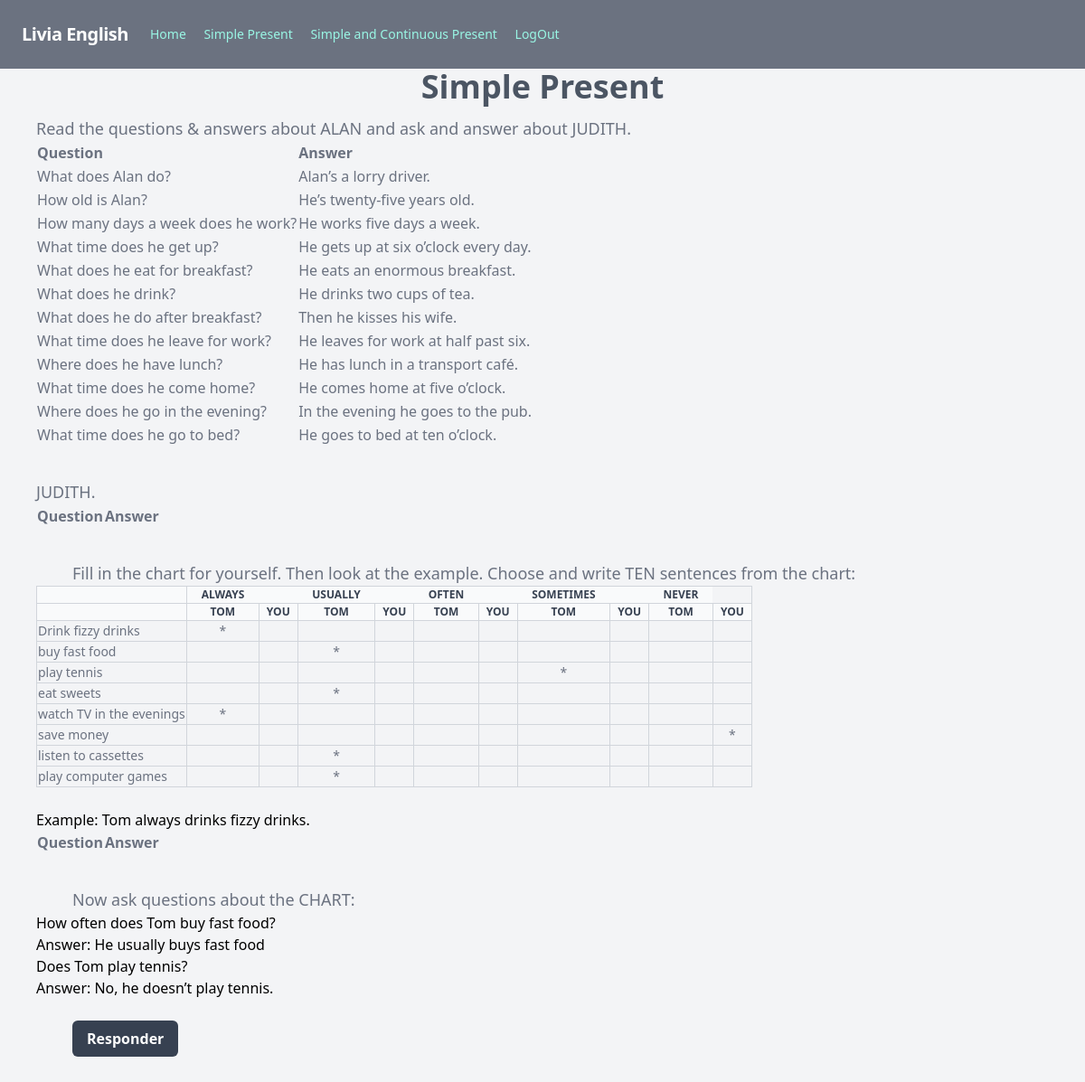
Before: /simplepresent/ with the older database file.
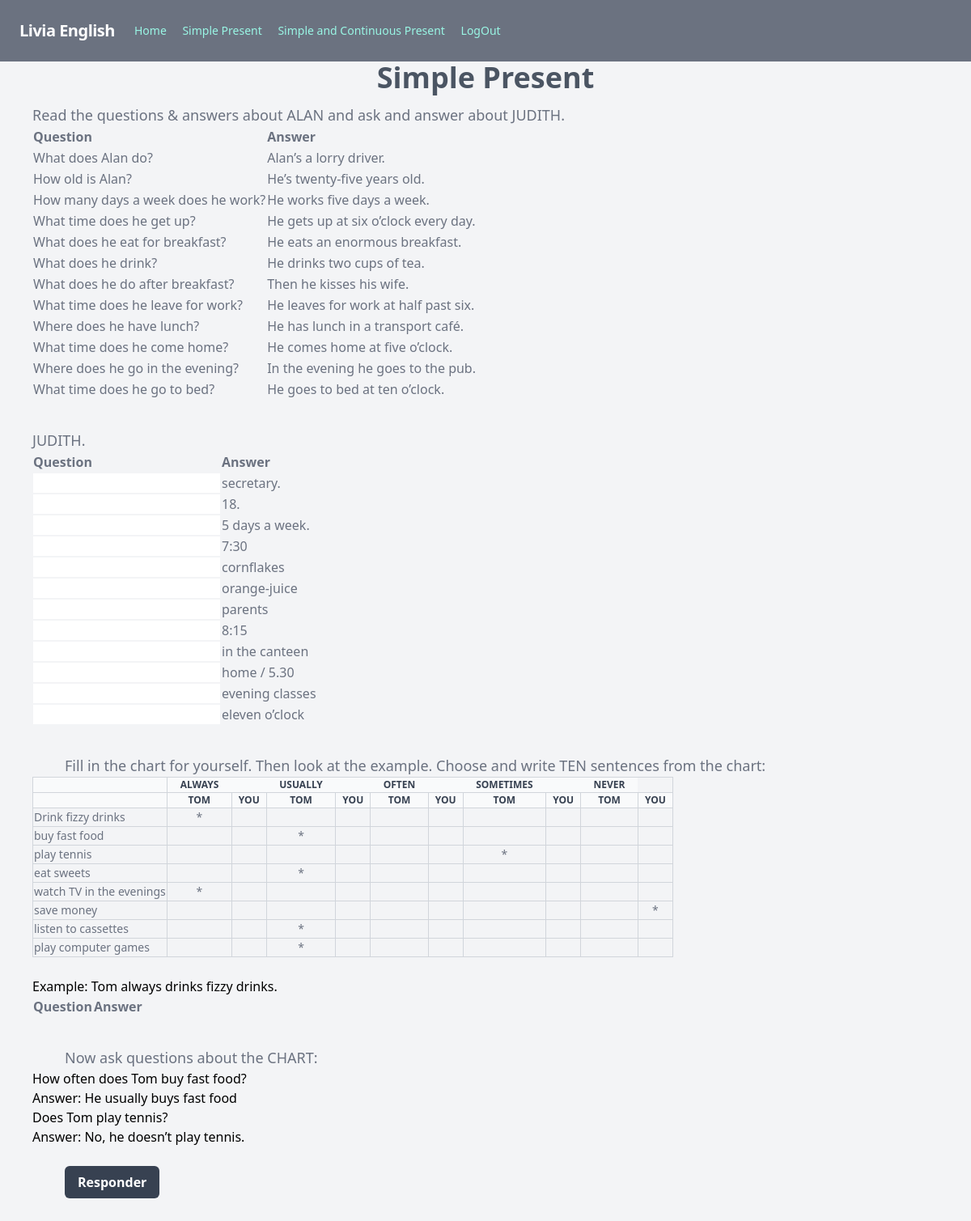
After: the same page with the newer database file.
### simuladosingles/models.py (models this page shows)
class FillInBlank_by_topic(models.Model):
    assunto=models.CharField(max_length=500)
    pergunta = models.CharField(max_length=5000)
    resposta = models.CharField(max_length=5000)

### simuladosingles/views.py (the view)
# urls.py: path('simplepresent/',views.simplepresent, name='simplepresent'),
def simplepresent(request):
    question_list = FillInBlank_by_topic.objects.filter(assunto="simplepresent").order_by("id")
    question_list_table= FillInBlank_by_topic.objects.filter(assunto="simplepresenttable").order_by("id")
    question_list_q3= FillInBlank_by_topic.objects.filter(assunto="simplepresentQ3").order_by("id")
    context = {
        "question_list": question_list,
        "question_list_table": question_list_table,
        "question_list_q3": question_list_q3,
    }
    return render(request, 'simplepresent.html',context)

### templates/simplepresent.html (shortened to what the changed rows need)
{% extends 'home.html' %}
{% block content %}
<h1 class="block text-center px-10 text-2xl font-bold text-gray-600 sm:text-4xl">Simple Present</h1>
<div class="px-10">
<table class="w-600 text-l text-left rtl:text-right text-gray-500 dark:text-gray-400">
  <tr >
    <th>Question</th>
    <th>Answer</th>
  </tr>
</table>
</div>
  <br/>
<form class="px-10"  action="{% url 'resultsimplepresent' %}" method="get" class="form-polls">
  <table class="w-600 text-l text-left rtl:text-right text-gray-500 dark:text-gray-400">
    <tr>
      <th>Question</th>
      <th>Answer</th>
    </tr>
    {% for question in question_list %}
    <tr>
      <td><input type="text"  name='{{question.id}}'   /></td>
      <td><label for={{question.id}}>{{ question.pergunta }}</label></td>
    </tr>
      {% endfor %}
  </table>
  <br/>
<table class="w-600 text-sm text-left rtl:text-right text-gray-500 dark:text-gray-400">
  <thead class="text-xs  text-gray-700 uppercase bg-gray-50 dark:bg-gray-700 dark:text-gray-400">
  <tr class="table-auto border-collapse border border-gray-300">
  <th class="table-auto border-collapse border border-gray-300"></th>
  <th class="table-auto px-4 text-center border-collapse border-left border-top border-bottom border-gray-300">Always</th>
  <th  ></th>
  <th class="table-auto px-4 text-center border-collapse border-left border-top border-bottom border-gray-300">Usually</th>
  <th ></th>
  <th class="table-auto px-4 text-center border-collapse border-left border-top border-bottom border-gray-300">Often</th>
  <th ></th>
  <th class="table-auto px-4 text-center border-collapse border-left border-top border-bottom border-gray-300">Sometimes</th>
  <th ></th>
  <th class="table-auto px-4 text-center border-collapse border-left border-top border-bottom border-gray-300">Never</th>
  </tr>
  <tr class="table-auto text-center border-collapse border border-gray-300">
  <th class="table-auto text-center border-collapse border border-gray-300"></th>
  <th class="table-auto px-2 text-center border-collapse border border-gray-300">Tom</th>
  <th class="table-auto px-2 text-center border-collapse border border-gray-300">You</th>
  <th class="table-auto px-2 text-center border-collapse border border-gray-300">Tom</th>
  <th class="table-auto px-2 text-center border-collapse border border-gray-300">You</th>
  <th class="table-auto px-2 text-center border-collapse border border-gray-300">Tom</th>
  <th class="table-auto px-2 text-center border-collapse border border-gray-300">You</th>
  <th class="table-auto px-2 text-center border-collapse border border-gray-300">Tom</th>
  <th class="table-auto px-2 text-center border-collapse border border-gray-300">You</th>
  <th class="table-auto px-2 text-center border-collapse border border-gray-300">Tom</th>
  <th class="table-auto px-2 text-center border-collapse border border-gray-300">You</th>
  </tr>
  </thead>
  </table>
<br/>
<table class="w-600 text-l text-left rtl:text-right text-gray-500 dark:text-gray-400">
  <tr>
    <th>Question</th>
    <th>Answer</th>
  </tr>
</table>
<br/>
<br/>
</form>
{% endblock %}

Changed rows visible on the page:
added FillInBlank_by_topic: pergunta "secretary."
added FillInBlank_by_topic: pergunta "18."
added FillInBlank_by_topic: pergunta "5 days a week."
added FillInBlank_by_topic: pergunta "7:30"
added FillInBlank_by_topic: pergunta "cornflakes"
added FillInBlank_by_topic: pergunta "orange-juice"
added FillInBlank_by_topic: pergunta "parents"
added FillInBlank_by_topic: pergunta "8:15"
added FillInBlank_by_topic: pergunta "in the canteen"
added FillInBlank_by_topic: pergunta "home / 5.30"
added FillInBlank_by_topic: pergunta "evening classes"
added FillInBlank_by_topic: pergunta "eleven o’clock"
